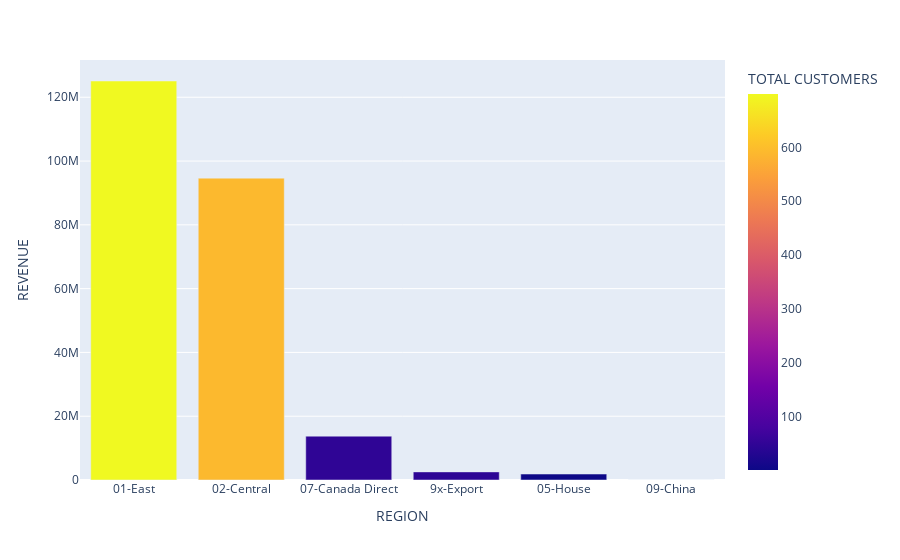

Notebook code cell kept with this figure:
### Markdown cell above
1. East region is contributing in their revenue with highest margin comparing all regions.
2. Very less marging and number of customers is from china.

### Code cell
import plotly.express as px
fig = px.bar(Top_region, x="REGION", y="REVENUE", color="TOTAL CUSTOMERS", barmode="group")
fig.show() # Visualizing Region wise contribution in their Revenue

### Figure 1 — Plotly figure (JSON) as saved in the notebook; plotly's stock layout.template omitted (floating-point values rounded to 4 significant figures)
{"data": [{"alignmentgroup": "True", "hovertemplate": "REGION=%{x}<br>REVENUE=%{y}<br>TOTAL CUSTOMERS=%{marker.color}<extra></extra>", "legendgroup": "", "marker": {"color": [699, 591, 47, 45, 1, 2], "coloraxis": "coloraxis"}, "name": "", "offsetgroup": "", "orientation": "v", "showlegend": false, "textposition": "auto", "type": "bar", "x": ["01-East", "02-Central", "07-Canada Direct", "9x-Export", "05-House", "09-China"], "xaxis": "x", "y": [125100000.0, 94650000.0, 13750000.0, 2543000.0, 1867000.0, 23330.0], "yaxis": "y"}], "layout": {"barmode": "group", "coloraxis": {"colorbar": {"title": {"text": "TOTAL CUSTOMERS"}}, "colorscale": [[0, "#0d0887"], [0.1111, "#46039f"], [0.2222, "#7201a8"], [0.3333, "#9c179e"], [0.4444, "#bd3786"], [0.5556, "#d8576b"], [0.6667, "#ed7953"], [0.7778, "#fb9f3a"], [0.8889, "#fdca26"], [1, "#f0f921"]]}, "legend": {"tracegroupgap": 0}, "margin": {"t": 60}, "xaxis": {"anchor": "y", "domain": [0, 1], "title": {"text": "REGION"}}, "yaxis": {"anchor": "x", "domain": [0, 1], "title": {"text": "REVENUE"}}}}
